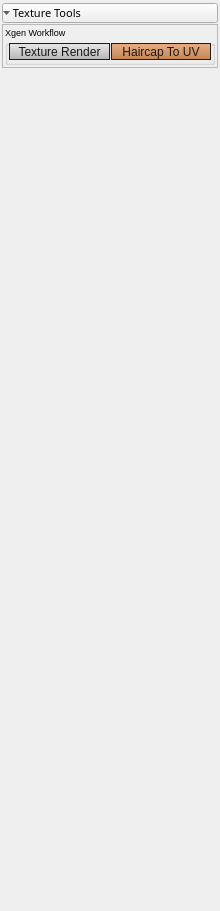
          <widget class="QWidget" name="scrollAreaWidgetContents_3">
           <property name="geometry">
            <rect>
             <x>0</x>
             <y>0</y>
             <width>220</width>
             <height>911</height>
            </rect>
           </property>
           <property name="font">
            <font>
             <family>Segoe UI</family>
            </font>
           </property>
           <property name="styleSheet">
            <string notr="true"/>
           </property>
           <layout class="QVBoxLayout" name="verticalLayout_8">
            <property name="spacing">
             <number>1</number>
            </property>
            <property name="leftMargin">
             <number>2</number>
            </property>
            <property name="topMargin">
             <number>3</number>
            </property>
            <property name="rightMargin">
             <number>2</number>
            </property>
            <property name="bottomMargin">
             <number>3</number>
            </property>
            <item>
             <widget class="QToolButton" name="toolButton_textureTools">
              <property name="sizePolicy">
               <sizepolicy hsizetype="Preferred" vsizetype="Preferred">
                <horstretch>0</horstretch>
                <verstretch>0</verstretch>
               </sizepolicy>
              </property>
              <property name="minimumSize">
               <size>
                <width>0</width>
                <height>0</height>
               </size>
              </property>
              <property name="maximumSize">
               <size>
                <width>16777215</width>
                <height>20</height>
               </size>
              </property>
              <property name="font">
               <font>
                <family>Segoe UI Semilight</family>
                <pointsize>8</pointsize>
                <weight>50</weight>
                <bold>false</bold>
               </font>
              </property>
              <property name="cursor">
               <cursorShape>SizeVerCursor</cursorShape>
              </property>
              <property name="layoutDirection">
               <enum>Qt::LeftToRight</enum>
              </property>
              <property name="styleSheet">
               <string notr="true"/>
              </property>
              <property name="text">
               <string> Texture Tools</string>
              </property>
              <property name="iconSize">
               <size>
                <width>3</width>
                <height>3</height>
               </size>
              </property>
              <property name="toolButtonStyle">
               <enum>Qt::ToolButtonTextBesideIcon</enum>
              </property>
              <property name="autoRaise">
               <bool>false</bool>
              </property>
              <property name="arrowType">
               <enum>Qt::DownArrow</enum>
              </property>
             </widget>
            </item>
            <item>
             <widget class="QFrame" name="frame_textureTools">
              <property name="sizePolicy">
               <sizepolicy hsizetype="Preferred" vsizetype="Preferred">
                <horstretch>0</horstretch>
                <verstretch>0</verstretch>
               </sizepolicy>
              </property>
              <property name="minimumSize">
               <size>
                <width>0</width>
                <height>0</height>
               </size>
              </property>
              <property name="maximumSize">
               <size>
                <width>16777215</width>
                <height>16777215</height>
               </size>
              </property>
              <property name="font">
               <font>
                <family>Segoe UI</family>
               </font>
              </property>
              <property name="styleSheet">
               <string notr="true">QPushButton{ 
 border:1px solid rgb(30,30,30);
background-color: qlineargradient(spread:pad, x1:1, y1:1, x2:1, y2:0, stop:0 rgba(189, 118, 57, 225), stop:1 rgba(235, 158, 108, 195));
color:rgb(25,25,25);}
QPushButton:hover{ 
 border:1px solid rgb(30,30,30);
background-color: qlineargradient(spread:pad, x1:1, y1:1, x2:1, y2:0, stop:0 rgba(189, 118, 57, 255), stop:1 rgba(255, 178, 128, 255));
color:rgb(25,25,25);
text-decoration: underline!important;
}
QPushButton:pressed{ 
 border:1px solid rgb(30,30,30);
background-color: qlineargradient(spread:pad, x1:1, y1:1, x2:1, y2:0, stop:0 rgba(235, 158, 108, 195), stop:1 rgba( 189, 118, 57, 225));
color:rgb(25,25,25);}</string>
              </property>
              <property name="frameShape">
               <enum>QFrame::StyledPanel</enum>
              </property>
              <property name="frameShadow">
               <enum>QFrame::Raised</enum>
              </property>
              <layout class="QGridLayout" name="gridLayout_19">
               <property name="leftMargin">
                <number>2</number>
               </property>
               <property name="topMargin">
                <number>1</number>
               </property>
               <property name="rightMargin">
                <number>2</number>
               </property>
               <property name="bottomMargin">
                <number>2</number>
               </property>
               <property name="spacing">
                <number>2</number>
               </property>
               <item row="5" column="1" colspan="2">
                <widget class="QGroupBox" name="groupBox_deformer_5">
                 <property name="sizePolicy">
                  <sizepolicy hsizetype="Preferred" vsizetype="Preferred">
                   <horstretch>0</horstretch>
                   <verstretch>0</verstretch>
                  </sizepolicy>
                 </property>
                 <property name="minimumSize">
                  <size>
                   <width>0</width>
                   <height>0</height>
                  </size>
                 </property>
                 <property name="maximumSize">
                  <size>
                   <width>16777215</width>
                   <height>16777215</height>
                  </size>
                 </property>
                 <property name="font">
                  <font>
                   <family>Segoe UI</family>
                   <pointsize>7</pointsize>
                  </font>
                 </property>
                 <property name="styleSheet">
                  <string notr="true"/>
                 </property>
                 <property name="title">
                  <string>Xgen Workflow</string>
                 </property>
                 <layout class="QGridLayout" name="gridLayout_20">
                  <property name="leftMargin">
                   <number>1</number>
                  </property>
                  <property name="topMargin">
                   <number>0</number>
                  </property>
                  <property name="rightMargin">
                   <number>1</number>
                  </property>
                  <property name="bottomMargin">
                   <number>2</number>
                  </property>
                  <property name="spacing">
                   <number>1</number>
                  </property>
                  <item row="0" column="2" colspan="2">
                   <widget class="QPushButton" name="btn_haircapToUV">
                    <property name="minimumSize">
                     <size>
                      <width>0</width>
                      <height>17</height>
                     </size>
                    </property>
                    <property name="maximumSize">
                     <size>
                      <width>16777215</width>
                      <height>22</height>
                     </size>
                    </property>
                    <property name="font">
                     <font>
                      <family>Segoe UI</family>
                     </font>
                    </property>
                    <property name="cursor">
                     <cursorShape>PointingHandCursor</cursorShape>
                    </property>
                    <property name="mouseTracking">
                     <bool>false</bool>
                    </property>
                    <property name="statusTip">
                     <string>Morph xgen basemesh to uv shape.</string>
                    </property>
                    <property name="styleSheet">
                     <string notr="true"/>
                    </property>
                    <property name="text">
                     <string>Haircap To UV</string>
                    </property>
                   </widget>
                  </item>
                  <item row="0" column="0" colspan="2">
                   <widget class="QPushButton" name="btn_textureRender">
                    <property name="minimumSize">
                     <size>
                      <width>0</width>
                      <height>17</height>
                     </size>
                    </property>
                    <property name="maximumSize">
                     <size>
                      <width>16777215</width>
                      <height>22</height>
                     </size>
                    </property>
                    <property name="font">
                     <font>
                      <family>Segoe UI</family>
                     </font>
                    </property>
                    <property name="cursor">
                     <cursorShape>PointingHandCursor</cursorShape>
                    </property>
                    <property name="statusTip">
                     <string>Texture render tool, render rather bake.</string>
                    </property>
                    <property name="styleSheet">
                     <string notr="true">QPushButton{ 
 border:1px solid rgb(30,30,30);
background-color: qlineargradient(spread:pad, x1:1, y1:1, x2:1, y2:0, stop:0 rgba(175, 175,175, 235), stop:1 rgba(235, 235, 235, 195));
color:rgb(25,25,25);}

QPushButton:hover{ 
 border:1px solid rgb(30,30,30);
background-color: qlineargradient(spread:pad, x1:1, y1:1, x2:1, y2:0, stop:0 rgba(190, 190, 190, 255), stop:1 rgba(245, 245, 245, 255));
color:rgb(25,25,25);
}

QPushButton:pressed{ 
 border:1px solid rgb(30,30,30);
background-color: qlineargradient(spread:pad, x1:1, y1:1, x2:1, y2:0, stop:0 rgba(215, 215, 215, 195), stop:1 rgba(155, 155,155, 235));
color:rgb(25,25,25);}</string>
                    </property>
                    <property name="text">
                     <string>Texture Render</string>
                    </property>
                   </widget>
                  </item>
                 </layout>
                </widget>
               </item>
              </layout>
             </widget>
            </item>
            <item>
             <spacer name="verticalSpacer">
              <property name="orientation">
               <enum>Qt::Vertical</enum>
              </property>
              <property name="sizeHint" stdset="0">
               <size>
                <width>20</width>
                <height>40</height>
               </size>
              </property>
             </spacer>
            </item>
           </layout>
          </widget>
